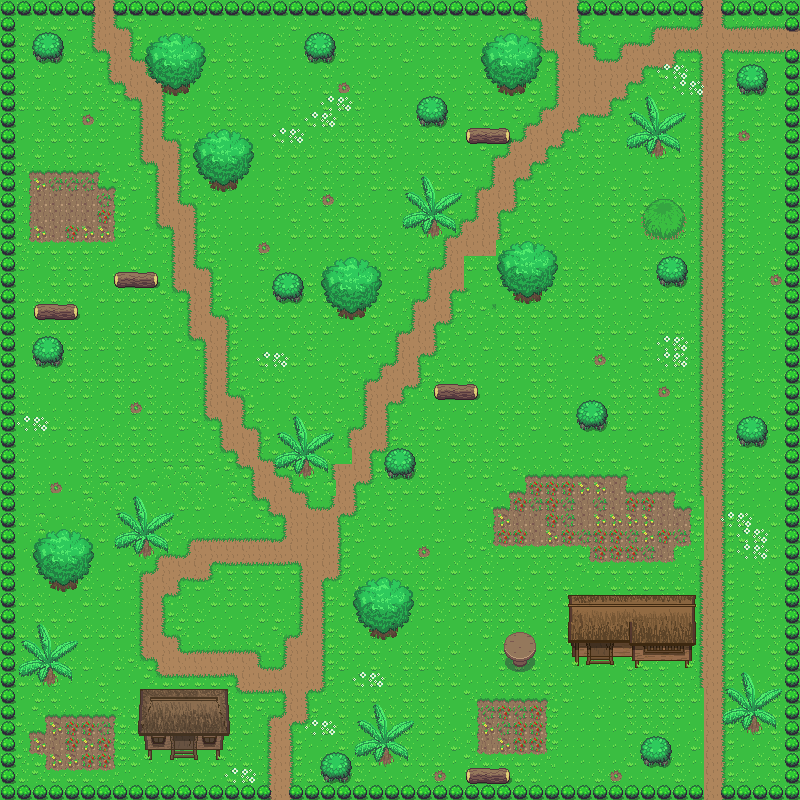

This is a level from a 2D game, rendered from its Tiled map with the project's own tilesets. A one-line summary and the map file follow, with tile-layer data summarised:
An orthogonal 50x50 tile map with 16x16 px tiles, 3 tile layers (Base, Lower, Above), 2 tilesets.

<map version="1.0" tiledversion="1.0.3" orientation="orthogonal" renderorder="right-down" width="50" height="50" tilewidth="16" tileheight="16" nextobjectid="1">
 <tileset firstgid="1" source="../../Tileset/Overworld.tsx" />
 <tileset firstgid="1729" source="../../Tileset/Building.tsx" />
 <layer name="Base" width="50" height="50">
  <data>[2500 cells, 2500 non-empty, 15 distinct tile ids]</data>
 </layer>
 <layer name="Lower" width="50" height="50">
  <data>[2500 cells, 534 non-empty, 78 distinct tile ids]</data>
 </layer>
 <layer name="Above" width="50" height="50">
  <data>[2500 cells, 269 non-empty, 79 distinct tile ids]</data>
 </layer>
</map>
